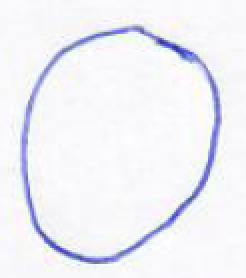
//> input picture all-images/circle/c1-2.PNG, 123 x 139 px (shown 2 times larger); its folder holds only this picture in this run
$ ./pruebas   (built with g++ and OpenCV 4)
//> lines starting //> are read from the running program, lines starting //| are printed output that depends on the picture; after the words box and inside, x2 and y2 are one past the last pixel; in counts of white or black regions, pixels touching at a corner belong together
#include <opencv2/opencv.hpp>
#include <iostream>
#include <vector>
#include <filesystem>
#include <fstream>

using namespace cv;
using namespace std;
namespace fs = std::filesystem;

// Función para calcular momentos Hu y firma desde un contorno
void calcularMomentosYFirma(const vector<Point>& contorno, const string& tipoFigura, ofstream& archivo) {
    if (contorno.empty()) {
        cerr << "Error: Contorno vacío para figura " << tipoFigura << endl;
        return;
    }

    // Calcular momentos Hu
    Moments momentos = moments(contorno);
    double hu[7];
    HuMoments(momentos, hu);

    // Calcular centroide
    Point2f centroid(momentos.m10 / momentos.m00, momentos.m01 / momentos.m00);

    // Calcular firma: distancias de puntos al centroide
    vector<float> shapeSignature;
    for (const Point& p : contorno) {
        shapeSignature.push_back(p.x);
        shapeSignature.push_back(p.y);
        // Alternativamente puedes calcular distancias norm(Point2f(p) - centroid)
        // pero aquí replicamos la estructura del ejemplo
    }

    // Guardar en CSV: categoría, Hu moments, firma (x,y alternados)
    if (archivo.is_open()) {
        archivo << tipoFigura;
        for (int i = 0; i < 7; i++) {
            archivo << "," << hu[i];
        }
        for (auto val : shapeSignature) {
            archivo << "," << val;
        }
        archivo << "\n";
    }
}

void processImage(const string& imagePath, const string& label, ofstream& csvFile) {
//> called with imagePath = "all-images/circle/c1-2.PNG", label = "circle"
    Mat image = imread(imagePath);
//> image is the input picture: 139 rows x 123 cols, CV_8UC3; mean B, G, R 247, 241.2, 240.6
    if (image.empty()) {
        cerr << "No se pudo cargar la imagen: " << imagePath << endl;
        return;
    }

    Mat grayImage, blurredImage, binaryImage;
    cvtColor(image, grayImage, COLOR_BGR2GRAY);
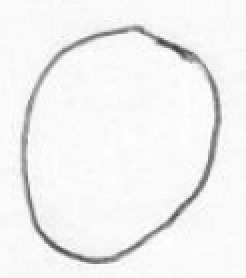
//> grayImage: 139 rows x 123 cols, CV_8UC1 (shown 2 times larger); min 61, max 255, mean 241.5
    GaussianBlur(grayImage, blurredImage, Size(5, 5), 0);
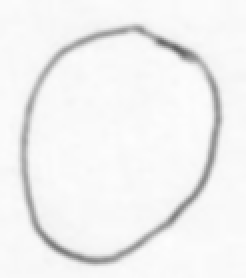
//> blurredImage: 139 rows x 123 cols, CV_8UC1 (shown 2 times larger); min 97, max 253, mean 241.5
    threshold(blurredImage, binaryImage, 0, 255, THRESH_BINARY_INV | THRESH_OTSU);
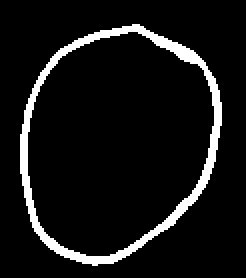
//> binaryImage: 139 rows x 123 cols, CV_8UC1 (shown 2 times larger); 8% white; 1 white region, box (x1, y1, x2, y2) and area: (10, 12, 111, 133) 1371

    int kernelSize = 7;
    Mat kernel = getStructuringElement(MORPH_ELLIPSE, Size(kernelSize, kernelSize));
    Mat closedImage;
    morphologyEx(binaryImage, closedImage, MORPH_CLOSE, kernel, Point(-1, -1), 2);
//> closedImage: 139 rows x 123 cols, CV_8UC1; 8.1% white; 1 white region

    vector<vector<Point>> contours;
    vector<Vec4i> hierarchy;
    findContours(closedImage, contours, hierarchy, RETR_EXTERNAL, CHAIN_APPROX_SIMPLE);
//> contours = 1 contour; box (x1, y1, x2, y2) and area: (10, 12, 111, 133) 9176

    if (contours.empty()) {
        cerr << "No se encontraron contornos en: " << imagePath << endl;
        return;
    }

    int largestContourIdx = 0;
    double maxArea = 0;
    for (size_t i = 0; i < contours.size(); i++) {
        double area = contourArea(contours[i]);
        if (area > maxArea) {
            maxArea = area;
            largestContourIdx = static_cast<int>(i);
        }
    }
//> this loop made 1 pass
//> (area, maxArea) on pass 1: (9176, 9176)
//> after the loop, maxArea = 9176; largestContourIdx = 0

    // Aquí usamos directamente el contorno más grande para calcular momentos y firma
    calcularMomentosYFirma(contours[largestContourIdx], label, csvFile);
//> in calcularMomentosYFirma, `Moments momentos = moments(contorno);`: momentos = moments, m00 9176, centre m10/m00, m01/m00 = (58.16, 70.78)
//> in calcularMomentosYFirma, `HuMoments(momentos, hu);`: hu = [0.164, 0.00133, 5.77e-05, 9.29e-07, 6.75e-12, 3.33e-08, 8.13e-13]
//> in calcularMomentosYFirma, `Point2f centroid(momentos.m10 / momentos.m00, momentos.m01 / momentos...`: centroid = Point(58.16, 70.78)
//> the loop in calcularMomentosYFirma, `for (const Point& p : contorno)` made 166 passes
//> p on passes 1 to 3: Point(66, 12), Point(65, 13), Point(61, 13)
//> after the loop in calcularMomentosYFirma, `for (const Point& p : contorno)`: shapeSignature = 332 values, max 132 at index 159, min 10 at index 94, mean 63.35
//> the loop in calcularMomentosYFirma, `for (auto val : shapeSignature)` made 332 passes
//> val on passes 1 to 3: 66, 12, 65
}

int main() {
    string basePath = "all-images/";
    vector<string> categories = {"circle", "square", "triangle"};

    // Abrir archivo CSV y escribir encabezado
    ofstream csvFile("descriptores.csv");
    csvFile << "Categoria;Hu1;Hu2;Hu3;Hu4;Hu5;Hu6;Hu7;Firma...\n"; // usa ';' si prefieres separador punto y coma

    for (const string& category : categories) {
        string folderPath = basePath + category;

        if (!fs::exists(folderPath) || !fs::is_directory(folderPath)) {
            cerr << "No se encontró carpeta: " << folderPath << endl;
            continue;
        }

        for (const auto& entry : fs::directory_iterator(folderPath)) {
            if (entry.is_regular_file()) {
                processImage(entry.path().string(), category, csvFile);
            }
        }
    }
//> pass 2 of the loop `for (const string& category : categories)`:
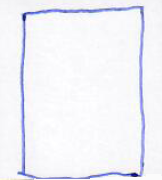
//> input picture all-images/square/q1-2.PNG, 162 x 180 px
//> in processImage, image is the input picture: 180 rows x 162 cols, CV_8UC3; mean B, G, R 247.9, 242.1, 241.5
//> grayImage: 180 rows x 162 cols, CV_8UC1
//> blurredImage: 180 rows x 162 cols, CV_8UC1
//> in processImage (call 2), `threshold(blurredImage, binaryImage, 0, 255, THRESH_BINARY_INV | THRES..`:
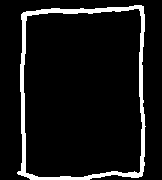
//> binaryImage: 180 rows x 162 cols, CV_8UC1; 8% white; 1 white region, box (x1, y1, x2, y2) and area: (17, 5, 146, 180) 2338
//> in processImage (call 2), `morphologyEx(binaryImage, closedImage, MORPH_CLOSE, kernel, Point(-1, ..`:
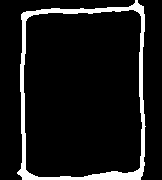
//> closedImage: 180 rows x 162 cols, CV_8UC1; 8.9% white; 1 white region
//> contours = 1 contour; box (x1, y1, x2, y2) and area: (17, 0, 146, 180) 20822
//> the loop in processImage (call 2), `for (size_t i = 0; i < contours.size(); i++)` made 1 pass
//> (area, maxArea) on pass 1: (20822.5, 20822.5)
//> after the loop in processImage (call 2), `for (size_t i = 0; i < contours.size(); i++)`: maxArea = 20822.5; largestContourIdx = 0
//> the loop in calcularMomentosYFirma (call 2), `for (const Point& p : contorno)` made 76 passes
//> p on passes 1 to 8: Point(135, 0), Point(135, 2), Point(132, 5), Point(131, 5), Point(130, 6), Point(129, 6), Point(128, 7), Point(107, 7)
//> the loop in calcularMomentosYFirma (call 2), `for (auto val : shapeSignature)` made 152 passes
//> val on passes 1 to 3: 135, 0, 135

    csvFile.close();
    cout << "Archivo descriptores.csv generado correctamente." << endl;

    return 0;
}
